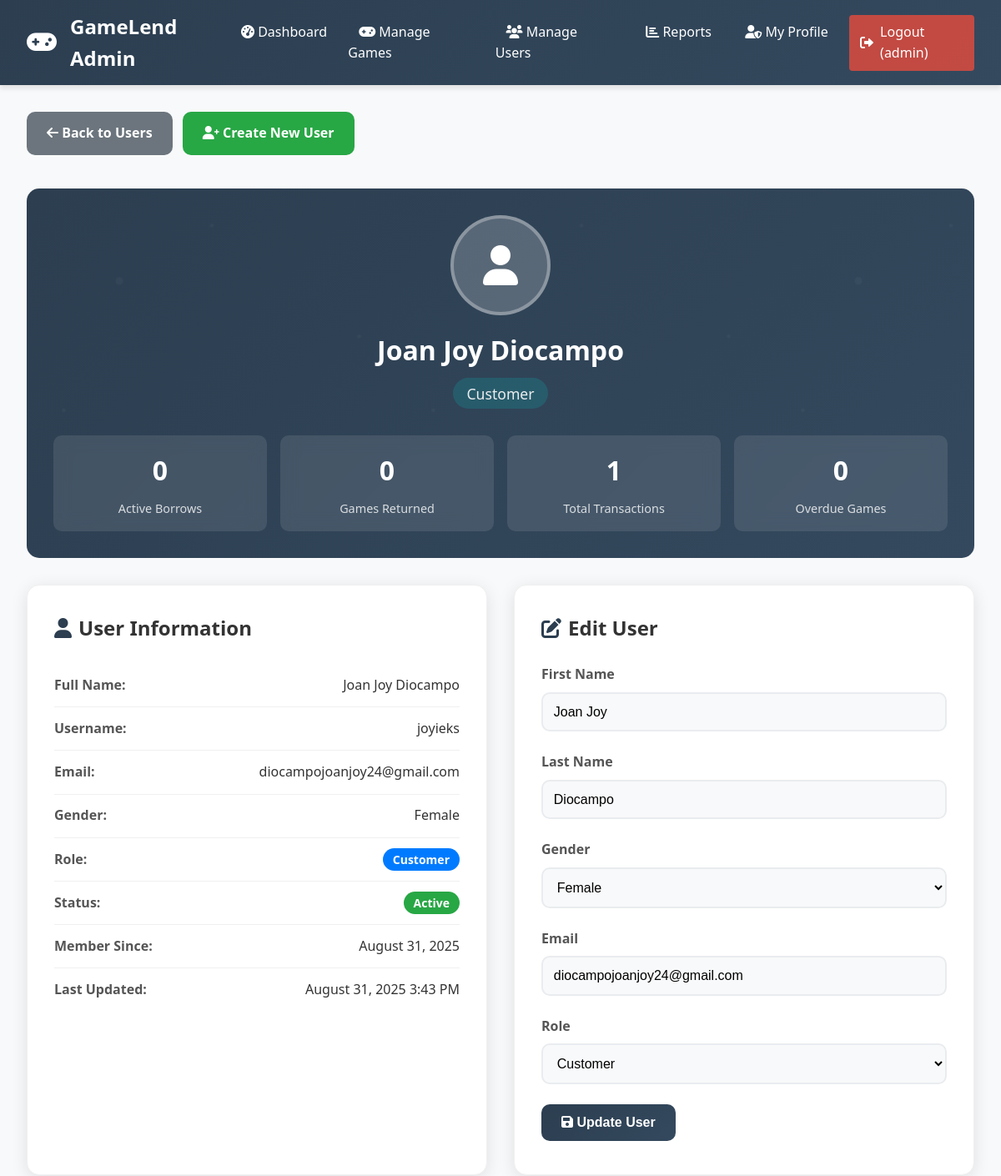
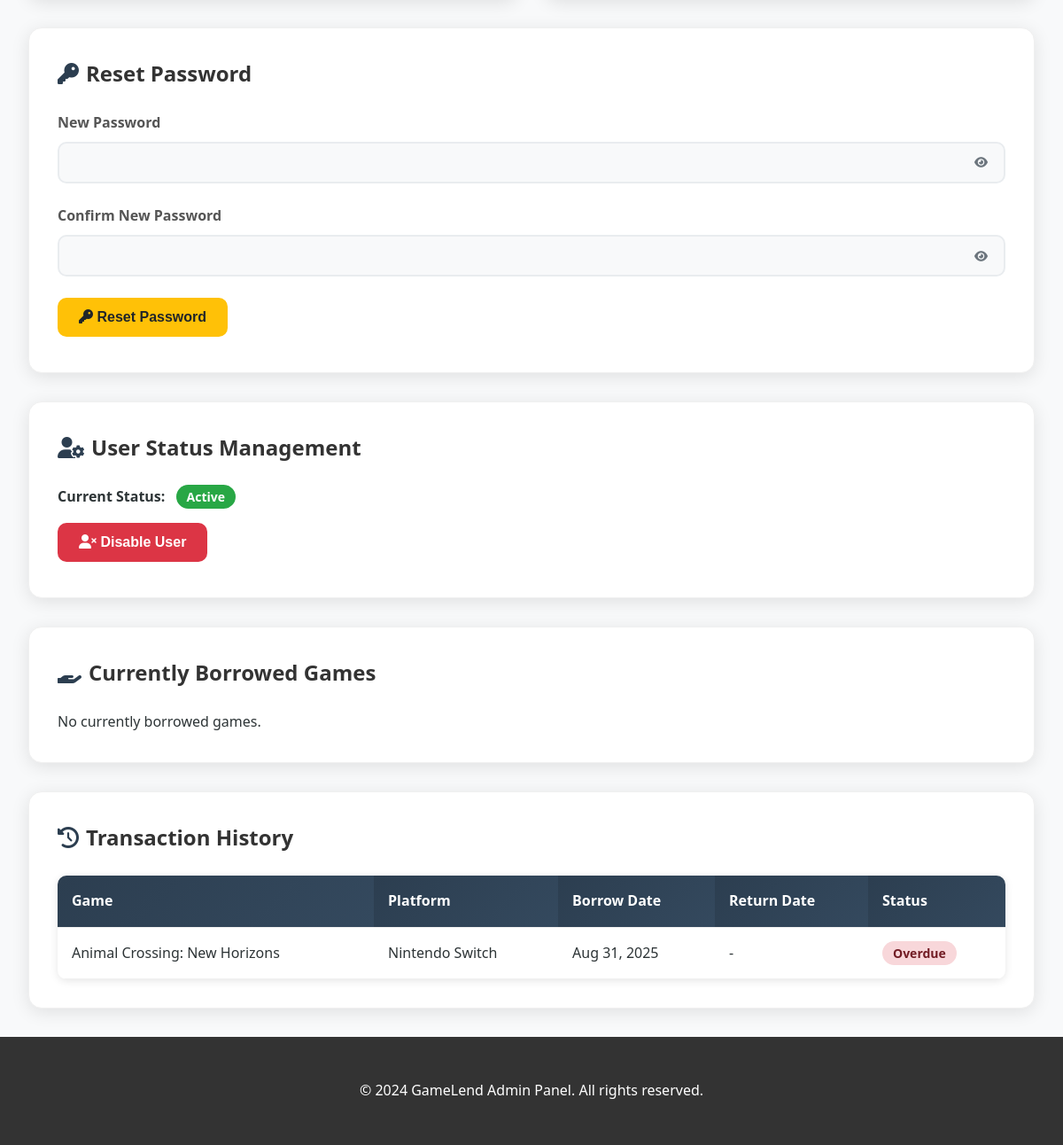
The page /admin/user_record.php?id=2 (signed in) on the database as committed earlier (2 pictures, top to bottom).
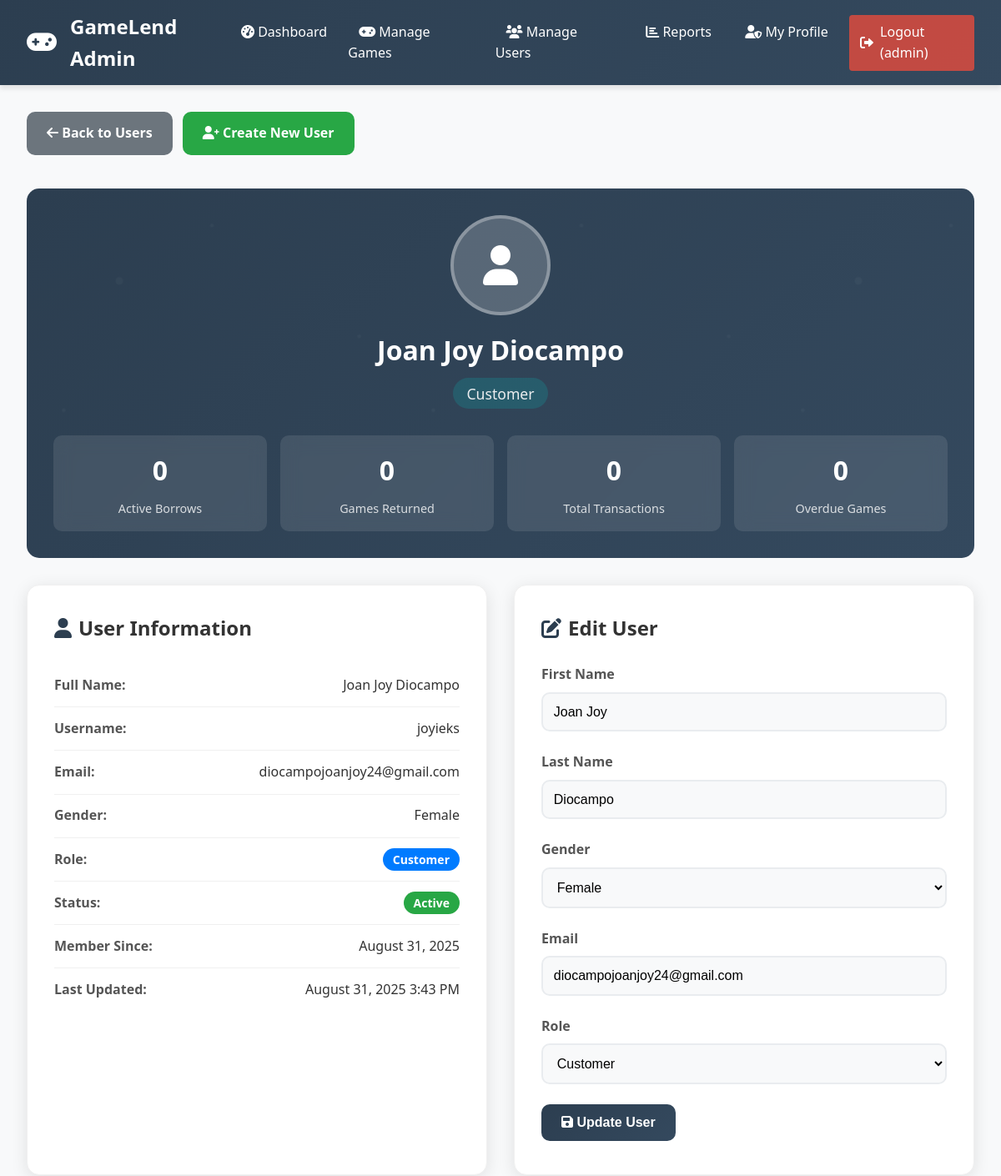
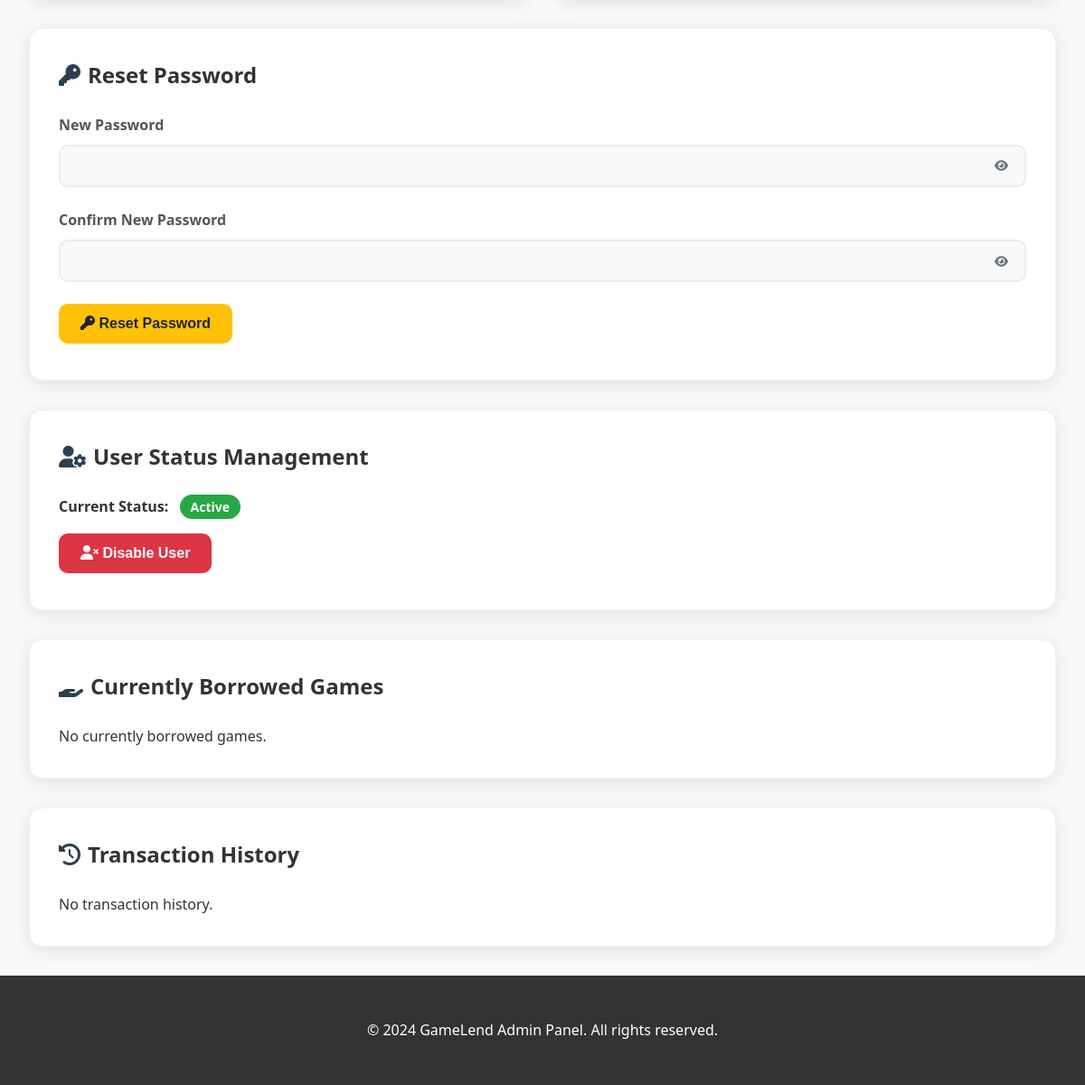
The same page on the database as committed later (2 pictures, top to bottom).
### tables this page shows
CREATE TABLE `borrow_transactions` (
  `id` int(11) NOT NULL,
  `user_id` int(11) NOT NULL,
  `game_id` int(11) NOT NULL,
  `quantity` tinyint(3) UNSIGNED NOT NULL DEFAULT 1,
  `borrow_date` datetime NOT NULL DEFAULT current_timestamp(),
  `due_date` datetime DEFAULT NULL,
  `return_date` datetime DEFAULT NULL,
  `status` enum('borrowed','returned','overdue','cancelled') NOT NULL DEFAULT 'borrowed',
  `fine_amount` decimal(10,2) NOT NULL DEFAULT 0.00,
  `active` tinyint(1) NOT NULL DEFAULT 1,
  `created_at` timestamp NOT NULL DEFAULT current_timestamp(),
  `updated_at` timestamp NOT NULL DEFAULT current_timestamp() ON UPDATE current_timestamp()
);

CREATE TABLE `games` (
  `id` int(11) NOT NULL,
  `title` varchar(100) NOT NULL,
  `platform` varchar(50) NOT NULL,
  `total_quantity` int(10) UNSIGNED NOT NULL DEFAULT 1,
  `available_quantity` int(10) UNSIGNED NOT NULL DEFAULT 1,
  `status` enum('available','borrowed','maintenance') NOT NULL DEFAULT 'available',
  `created_at` timestamp NOT NULL DEFAULT current_timestamp(),
  `updated_at` timestamp NOT NULL DEFAULT current_timestamp() ON UPDATE current_timestamp()
);

### admin/user_record.php (the view, shortened to what the changed rows need)
<?php
require_once '../db/db_connect.php';
$user_id = isset($_GET['id']) ? (int)$_GET['id'] : 0;
$stmt = $pdo->prepare("SELECT * FROM users WHERE id = ?");
$stmt->execute([$user_id]);
$user = $stmt->fetch();
$stmt = $pdo->prepare("SELECT
    COUNT(CASE WHEN status = 'borrowed' THEN 1 END) as active_borrows,
    COUNT(CASE WHEN status = 'returned' THEN 1 END) as total_returns,
    COUNT(CASE WHEN status = 'overdue' THEN 1 END) as overdue_count,
    COUNT(*) as total_transactions
    FROM borrow_transactions WHERE user_id = ?");
$stmt->execute([$user_id]);
$stats = $stmt->fetch();
$stmt = $pdo->prepare("SELECT bt.*, g.title, g.platform
                       FROM borrow_transactions bt
                       JOIN games g ON bt.game_id = g.id
                       WHERE bt.user_id = ?
                       ORDER BY bt.borrow_date DESC LIMIT 20");
$stmt->execute([$user_id]);
$transaction_history = $stmt->fetchAll();
include 'includes/admin_header.php';
?>
<div class="user-record-container <?php echo ($user['status'] ?? 'active') === 'disabled' ? 'disabled-user' : ''; ?>">
    <div class="user-header">
        <h1 class="user-name"><?php echo htmlspecialchars($user['first_name'] . ' ' . $user['last_name']); ?></h1>
        <div class="user-stats">
            <div class="stat-card">
                <div class="stat-number"><?php echo $stats['total_transactions']; ?></div>
                <div class="stat-label">Total Transactions</div>
            </div>
        </div>
    </div>
    <div class="content-grid">
        <div class="content-section">
            <h2 class="section-title">
                <i class="fas fa-user"></i>
                User Information
            </h2>
        </div>
        <div class="content-section">
            <h2 class="section-title">
                <i class="fas fa-edit"></i>
                Edit User
            </h2>
        </div>
    </div>
    <div class="content-section" style="margin-bottom: 2rem;">
        <h2 class="section-title">
            <i class="fas fa-key"></i>
            Reset Password
        </h2>
    </div>
    <div class="content-section" style="margin-bottom: 2rem;">
        <h2 class="section-title">
            <i class="fas fa-user-cog"></i>
            User Status Management
        </h2>
    </div>
    <div class="content-section" style="margin-bottom: 2rem;">
        <h2 class="section-title">
            <i class="fas fa-hand-holding"></i>
            Currently Borrowed Games
        </h2>
    </div>
    <div class="content-section">
        <h2 class="section-title">
            <i class="fas fa-history"></i>
            Transaction History
        </h2>
        <?php if(empty($transaction_history)): ?>
            <p>No transaction history.</p>
        <?php else: ?>
            <table class="table">
                <thead>
                    <tr>
                        <th>Game</th>
                        <th>Platform</th>
                        <th>Borrow Date</th>
                        <th>Return Date</th>
                        <th>Status</th>
                    </tr>
                </thead>
                <tbody>
                    <?php foreach($transaction_history as $transaction): ?>
                        <tr>
                            <td><?php echo htmlspecialchars($transaction['title']); ?></td>
                            <td><?php echo htmlspecialchars($transaction['platform']); ?></td>
                            <td><?php echo date('M j, Y', strtotime($transaction['borrow_date'])); ?></td>
                            <td>
                                <?php if($transaction['return_date']): ?>
                                    <?php echo date('M j, Y', strtotime($transaction['return_date'])); ?>
                                <?php else: ?>
                                    -
                                <?php endif; ?>
                            </td>
                            <td>
                                <span class="badge badge-<?php echo $transaction['status']; ?>">
                                    <?php echo ucfirst($transaction['status']); ?>
                                </span>
                            </td>
                        </tr>
                    <?php endforeach; ?>
                </tbody>
            </table>
        <?php endif; ?>
    </div>
</div>
<?php include 'includes/admin_footer.php'; ?>

Rows that differ between the two databases and show on the page:
removed borrow_transactions: game.title "Animal Crossing: New Horizons", game.platform "Nintendo Switch", borrow_date "Aug 31, 2025", status "Overdue"
Other text that changed with them:
$stats['total_transactions']: "1" → "0"
text no longer shown: "Game Platform Borrow Date Return Date Status"
text now shown: "No transaction history."
